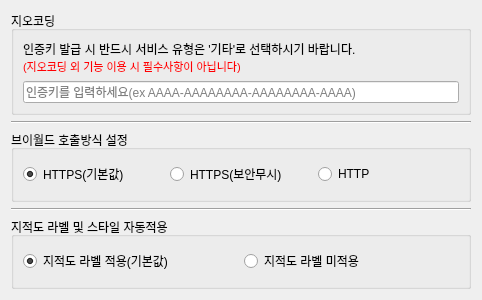
<?xml version="1.0" encoding="UTF-8"?>
<ui version="4.0">
 <class>V</class>
 <widget class="QDialog" name="V">
  <property name="geometry">
   <rect>
    <x>0</x>
    <y>0</y>
    <width>482</width>
    <height>300</height>
   </rect>
  </property>
  <property name="sizePolicy">
   <sizepolicy hsizetype="Fixed" vsizetype="Fixed">
    <horstretch>0</horstretch>
    <verstretch>0</verstretch>
   </sizepolicy>
  </property>
  <property name="maximumSize">
   <size>
    <width>16777215</width>
    <height>16777215</height>
   </size>
  </property>
  <property name="windowTitle">
   <string>옵션</string>
  </property>
  <layout class="QVBoxLayout" name="verticalLayout_2">
   <item>
    <widget class="QgsCollapsibleGroupBox" name="mGroupBox">
     <property name="title">
      <string>지오코딩</string>
     </property>
     <layout class="QVBoxLayout" name="verticalLayout_3">
      <item>
       <widget class="QLabel" name="label">
        <property name="text">
         <string>&lt;html&gt;&lt;head/&gt;&lt;body&gt;&lt;p&gt;인증키 발급 시 반드시 서비스 유형은 '기타'로 선택하시기 바랍니다.&lt;br/&gt;&lt;span style=&quot; font-size:8pt; color:#ff0004;&quot;&gt;(지오코딩 외 기능 이용 시 필수사항이 아닙니다)&lt;/span&gt;&lt;/p&gt;&lt;/body&gt;&lt;/html&gt;</string>
        </property>
       </widget>
      </item>
      <item>
       <widget class="QLineEdit" name="APIKey">
        <property name="placeholderText">
         <string>인증키를 입력하세요(ex AAAA-AAAAAAAA-AAAAAAAA-AAAA)</string>
        </property>
       </widget>
      </item>
     </layout>
    </widget>
   </item>
   <item>
    <widget class="Line" name="line">
     <property name="orientation">
      <enum>Qt::Horizontal</enum>
     </property>
    </widget>
   </item>
   <item>
    <widget class="QgsCollapsibleGroupBox" name="mGroupBox_2">
     <property name="title">
      <string>브이월드 호출방식 설정</string>
     </property>
     <property name="flat">
      <bool>false</bool>
     </property>
     <property name="checkable">
      <bool>false</bool>
     </property>
     <property name="collapsed">
      <bool>false</bool>
     </property>
     <property name="saveCollapsedState">
      <bool>false</bool>
     </property>
     <layout class="QVBoxLayout" name="verticalLayout">
      <item>
       <layout class="QHBoxLayout" name="horizontal_2">
        <item>
         <widget class="QRadioButton" name="HTTPS">
          <property name="text">
           <string>HTTPS(기본값)</string>
          </property>
          <property name="checked">
           <bool>true</bool>
          </property>
         </widget>
        </item>
        <item>
         <widget class="QRadioButton" name="HTTPSX">
          <property name="text">
           <string>HTTPS(보안무시)</string>
          </property>
         </widget>
        </item>
        <item>
         <widget class="QRadioButton" name="HTTP">
          <property name="text">
           <string>HTTP</string>
          </property>
         </widget>
        </item>
       </layout>
      </item>
     </layout>
    </widget>
   </item>
   <item>
    <widget class="Line" name="line_2">
     <property name="orientation">
      <enum>Qt::Horizontal</enum>
     </property>
    </widget>
   </item>
   <item>
    <widget class="QgsCollapsibleGroupBox" name="mGroupBox_3">
     <property name="title">
      <string>지적도 라벨 및 스타일 자동적용</string>
     </property>
     <layout class="QGridLayout" name="_2">
      <item row="0" column="0">
       <layout class="QHBoxLayout" name="horizontal">
        <item>
         <widget class="QRadioButton" name="landLabelSytleON">
          <property name="text">
           <string>지적도 라벨 적용(기본값)</string>
          </property>
          <property name="checked">
           <bool>true</bool>
          </property>
         </widget>
        </item>
        <item>
         <widget class="QRadioButton" name="landLabelSytleOFF">
          <property name="text">
           <string>지적도 라벨 미적용</string>
          </property>
         </widget>
        </item>
       </layout>
      </item>
     </layout>
    </widget>
   </item>
  </layout>
 </widget>
 <customwidgets>
  <customwidget>
   <class>QgsCollapsibleGroupBox</class>
   <extends>QGroupBox</extends>
   <header>qgscollapsiblegroupbox.h</header>
   <container>1</container>
  </customwidget>
 </customwidgets>
 <resources/>
 <connections/>
</ui>
